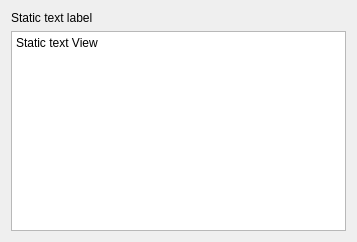
<?xml version="1.0" encoding="UTF-8"?>
<ui version="4.0">
 <class>Form</class>
 <widget class="QWidget" name="Form">
  <property name="geometry">
   <rect>
    <x>0</x>
    <y>0</y>
    <width>357</width>
    <height>242</height>
   </rect>
  </property>
  <property name="windowTitle">
   <string>Static PyQt Example</string>
  </property>
  <layout class="QVBoxLayout" name="verticalLayout">
   <item>
    <widget class="QLabel" name="label">
     <property name="text">
      <string>Static text label</string>
     </property>
    </widget>
   </item>
   <item>
    <widget class="QPlainTextEdit" name="plainTextEdit">
     <property name="plainText">
      <string>Static text View</string>
     </property>
    </widget>
   </item>
  </layout>
 </widget>
 <resources/>
 <connections/>
</ui>
